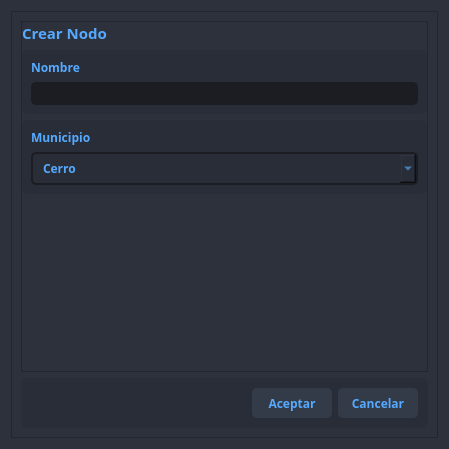
<?xml version="1.0" encoding="UTF-8"?>
<ui version="4.0">
 <class>Dialog</class>
 <widget class="QDialog" name="Dialog">
  <property name="geometry">
   <rect>
    <x>0</x>
    <y>0</y>
    <width>449</width>
    <height>449</height>
   </rect>
  </property>
  <property name="windowTitle">
   <string>Dialog</string>
  </property>
  <property name="styleSheet">
   <string notr="true">background-color: rgb(44, 49, 60);
color: rgb(85, 170, 255);</string>
  </property>
  <layout class="QVBoxLayout" name="verticalLayout">
   <item>
    <widget class="QFrame" name="bg">
     <property name="styleSheet">
      <string notr="true">/* LINE EDIT */
QLineEdit {
	background-color: rgb(27, 29, 35);
	border-radius: 5px;
	border: 2px solid rgb(27, 29, 35);
	padding-left: 10px;
}
QLineEdit:hover {
	border: 2px solid rgb(64, 71, 88);
}
QLineEdit:focus {
	border: 2px solid rgb(91, 101, 124);
}

/* SCROLL BARS */
QScrollBar:horizontal {
    border: none;
    background: rgb(52, 59, 72);
    height: 14px;
    margin: 0px 21px 0 21px;
	border-radius: 0px;
}
QScrollBar::handle:horizontal {
    background: rgb(85, 170, 255);
    min-width: 25px;
	border-radius: 7px
}
QScrollBar::add-line:horizontal {
    border: none;
    background: rgb(55, 63, 77);
    width: 20px;
	border-top-right-radius: 7px;
    border-bottom-right-radius: 7px;
    subcontrol-position: right;
    subcontrol-origin: margin;
}
QScrollBar::sub-line:horizontal {
    border: none;
    background: rgb(55, 63, 77);
    width: 20px;
	border-top-left-radius: 7px;
    border-bottom-left-radius: 7px;
    subcontrol-position: left;
    subcontrol-origin: margin;
}
QScrollBar::up-arrow:horizontal, QScrollBar::down-arrow:horizontal
{
     background: none;
}
QScrollBar::add-page:horizontal, QScrollBar::sub-page:horizontal
{
     background: none;
}
 QScrollBar:vertical {
	border: none;
    background: rgb(52, 59, 72);
    width: 14px;
    margin: 21px 0 21px 0;
	border-radius: 0px;
 }
 QScrollBar::handle:vertical {	
	background: rgb(85, 170, 255);
    min-height: 25px;
	border-radius: 7px
 }
 QScrollBar::add-line:vertical {
     border: none;
    background: rgb(55, 63, 77);
     height: 20px;
	border-bottom-left-radius: 7px;
    border-bottom-right-radius: 7px;
     subcontrol-position: bottom;
     subcontrol-origin: margin;
 }
 QScrollBar::sub-line:vertical {
	border: none;
    background: rgb(55, 63, 77);
     height: 20px;
	border-top-left-radius: 7px;
    border-top-right-radius: 7px;
     subcontrol-position: top;
     subcontrol-origin: margin;
 }
 QScrollBar::up-arrow:vertical, QScrollBar::down-arrow:vertical {
     background: none;
 }

 QScrollBar::add-page:vertical, QScrollBar::sub-page:vertical {
     background: none;
 }

/* CHECKBOX */
QCheckBox::indicator {
    border: 3px solid rgb(52, 59, 72);
	width: 15px;
	height: 15px;
	border-radius: 10px;
    background: rgb(44, 49, 60);
}
QCheckBox::indicator:hover {
    border: 3px solid rgb(58, 66, 81);
}
QCheckBox::indicator:checked {
    background: 3px solid rgb(52, 59, 72);
	border: 3px solid rgb(52, 59, 72);	
	background-image: url(:/16x16/icons/16x16/cil-check-alt.png);
}

/* RADIO BUTTON */
QRadioButton::indicator {
    border: 3px solid rgb(52, 59, 72);
	width: 15px;
	height: 15px;
	border-radius: 10px;
    background: rgb(44, 49, 60);
}
QRadioButton::indicator:hover {
    border: 3px solid rgb(58, 66, 81);
}
QRadioButton::indicator:checked {
    background: 3px solid rgb(94, 106, 130);
	border: 3px solid rgb(52, 59, 72);	
}

/* COMBOBOX */
QComboBox{
	background-color: rgb(27, 29, 35);
	border-radius: 5px;
	border: 2px solid rgb(27, 29, 35);
	padding: 5px;
	padding-left: 10px;
}
QComboBox:hover{
	border: 2px solid rgb(64, 71, 88);
}
QComboBox::drop-down {
	subcontrol-origin: padding;
	subcontrol-position: top right;
	width: 25px; 
	border-left-width: 3px;
	border-left-color: rgba(39, 44, 54, 150);
	border-left-style: solid;
	border-top-right-radius: 3px;
	border-bottom-right-radius: 3px;	
	background-image: url(:/16x16/icons/16x16/cil-arrow-bottom.png);
	background-position: center;
	background-repeat: no-reperat;
 }
QComboBox QAbstractItemView {
	color: rgb(85, 170, 255);	
	background-color: rgb(27, 29, 35);
	padding: 10px;
	selection-background-color: rgb(39, 44, 54);
}

/* SLIDERS */
QSlider::groove:horizontal {
    border-radius: 9px;
    height: 18px;
	margin: 0px;
	background-color: rgb(52, 59, 72);
}
QSlider::groove:horizontal:hover {
	background-color: rgb(55, 62, 76);
}
QSlider::handle:horizontal {
    background-color: rgb(85, 170, 255);
    border: none;
    height: 18px;
    width: 18px;
    margin: 0px;
	border-radius: 9px;
}
QSlider::handle:horizontal:hover {
    background-color: rgb(105, 180, 255);
}
QSlider::handle:horizontal:pressed {
    background-color: rgb(65, 130, 195);
}

QSlider::groove:vertical {
    border-radius: 9px;
    width: 18px;
    margin: 0px;
	background-color: rgb(52, 59, 72);
}
QSlider::groove:vertical:hover {
	background-color: rgb(55, 62, 76);
}
QSlider::handle:vertical {
    background-color: rgb(85, 170, 255);
	border: none;
    height: 18px;
    width: 18px;
    margin: 0px;
	border-radius: 9px;
}
QSlider::handle:vertical:hover {
    background-color: rgb(105, 180, 255);
}
QSlider::handle:vertical:pressed {
    background-color: rgb(65, 130, 195);
}

</string>
     </property>
     <property name="frameShape">
      <enum>QFrame::StyledPanel</enum>
     </property>
     <property name="frameShadow">
      <enum>QFrame::Raised</enum>
     </property>
     <layout class="QVBoxLayout" name="verticalLayout_2" stretch="5,1">
      <item>
       <widget class="QFrame" name="contentFrame">
        <property name="styleSheet">
         <string notr="true"/>
        </property>
        <property name="frameShape">
         <enum>QFrame::StyledPanel</enum>
        </property>
        <property name="frameShadow">
         <enum>QFrame::Raised</enum>
        </property>
        <layout class="QVBoxLayout" name="verticalLayout_6">
         <property name="spacing">
          <number>6</number>
         </property>
         <property name="leftMargin">
          <number>0</number>
         </property>
         <property name="topMargin">
          <number>0</number>
         </property>
         <property name="rightMargin">
          <number>0</number>
         </property>
         <property name="bottomMargin">
          <number>0</number>
         </property>
         <item>
          <widget class="QLabel" name="label_4">
           <property name="font">
            <font>
             <family>Segoe UI Semibold</family>
             <pointsize>11</pointsize>
             <weight>75</weight>
             <bold>true</bold>
            </font>
           </property>
           <property name="text">
            <string>Crear Nodo</string>
           </property>
          </widget>
         </item>
         <item>
          <widget class="QFrame" name="frame_3">
           <property name="styleSheet">
            <string notr="true">background-color: rgb(41, 45, 56);
border-radius: 5px;
</string>
           </property>
           <property name="frameShape">
            <enum>QFrame::StyledPanel</enum>
           </property>
           <property name="frameShadow">
            <enum>QFrame::Raised</enum>
           </property>
           <layout class="QVBoxLayout" name="verticalLayout_5">
            <item>
             <widget class="QLabel" name="label_3">
              <property name="font">
               <font>
                <family>Segoe UI Semibold</family>
                <pointsize>9</pointsize>
                <weight>75</weight>
                <bold>true</bold>
               </font>
              </property>
              <property name="text">
               <string>Nombre</string>
              </property>
             </widget>
            </item>
            <item>
             <widget class="QLineEdit" name="nodenameLineEdit">
              <property name="font">
               <font>
                <family>Segoe UI Semibold</family>
                <pointsize>9</pointsize>
                <weight>75</weight>
                <bold>true</bold>
               </font>
              </property>
              <property name="styleSheet">
               <string notr="true">QLineEdit {
	background-color: rgb(27, 29, 35);
	border-radius: 5px;
	border: 2px solid rgb(27, 29, 35);
	padding-left: 10px;
}
QLineEdit:hover {
	border: 2px solid rgb(64, 71, 88);
}
QLineEdit:focus {
	border: 2px solid rgb(91, 101, 124);
}</string>
              </property>
             </widget>
            </item>
           </layout>
          </widget>
         </item>
         <item>
          <widget class="QFrame" name="frame">
           <property name="styleSheet">
            <string notr="true">background-color: rgb(41, 45, 56);
border-radius: 5px;
</string>
           </property>
           <property name="frameShape">
            <enum>QFrame::StyledPanel</enum>
           </property>
           <property name="frameShadow">
            <enum>QFrame::Raised</enum>
           </property>
           <layout class="QVBoxLayout" name="verticalLayout_3">
            <item>
             <widget class="QLabel" name="label">
              <property name="maximumSize">
               <size>
                <width>16777215</width>
                <height>25</height>
               </size>
              </property>
              <property name="font">
               <font>
                <family>Segoe UI Semibold</family>
                <pointsize>9</pointsize>
                <weight>75</weight>
                <bold>true</bold>
               </font>
              </property>
              <property name="styleSheet">
               <string notr="true">color: rgb(85, 170, 255);</string>
              </property>
              <property name="text">
               <string>Municipio</string>
              </property>
             </widget>
            </item>
            <item>
             <widget class="QComboBox" name="cityComboBox">
              <property name="font">
               <font>
                <family>Segoe UI Semibold</family>
                <weight>75</weight>
                <bold>true</bold>
               </font>
              </property>
              <item>
               <property name="text">
                <string>Cerro</string>
               </property>
              </item>
              <item>
               <property name="text">
                <string>Playa</string>
               </property>
              </item>
              <item>
               <property name="text">
                <string>Plaza de la Revolución</string>
               </property>
              </item>
              <item>
               <property name="text">
                <string>Centro Habana</string>
               </property>
              </item>
              <item>
               <property name="text">
                <string>La Habana Vieja</string>
               </property>
              </item>
              <item>
               <property name="text">
                <string>Regla</string>
               </property>
              </item>
              <item>
               <property name="text">
                <string>La Habana del Este</string>
               </property>
              </item>
              <item>
               <property name="text">
                <string>Guanabacoa</string>
               </property>
              </item>
              <item>
               <property name="text">
                <string>San Miguel del Padrón</string>
               </property>
              </item>
              <item>
               <property name="text">
                <string>Diez de Octubre</string>
               </property>
              </item>
              <item>
               <property name="text">
                <string>Marianao</string>
               </property>
              </item>
              <item>
               <property name="text">
                <string>La Lisa</string>
               </property>
              </item>
              <item>
               <property name="text">
                <string>Boyeros</string>
               </property>
              </item>
              <item>
               <property name="text">
                <string>Arroyo Naranjo</string>
               </property>
              </item>
              <item>
               <property name="text">
                <string>Cotorro</string>
               </property>
              </item>
             </widget>
            </item>
           </layout>
          </widget>
         </item>
         <item>
          <spacer name="verticalSpacer">
           <property name="orientation">
            <enum>Qt::Vertical</enum>
           </property>
           <property name="sizeHint" stdset="0">
            <size>
             <width>20</width>
             <height>31</height>
            </size>
           </property>
          </spacer>
         </item>
        </layout>
       </widget>
      </item>
      <item>
       <widget class="QFrame" name="btnsFrame">
        <property name="minimumSize">
         <size>
          <width>0</width>
          <height>50</height>
         </size>
        </property>
        <property name="maximumSize">
         <size>
          <width>16777215</width>
          <height>50</height>
         </size>
        </property>
        <property name="styleSheet">
         <string notr="true">background-color: rgb(41, 45, 56);
border-radius: 5px;
</string>
        </property>
        <property name="frameShape">
         <enum>QFrame::StyledPanel</enum>
        </property>
        <property name="frameShadow">
         <enum>QFrame::Raised</enum>
        </property>
        <layout class="QHBoxLayout" name="horizontalLayout">
         <property name="leftMargin">
          <number>0</number>
         </property>
         <property name="topMargin">
          <number>0</number>
         </property>
         <property name="rightMargin">
          <number>10</number>
         </property>
         <property name="bottomMargin">
          <number>0</number>
         </property>
         <item>
          <spacer name="horizontalSpacer">
           <property name="orientation">
            <enum>Qt::Horizontal</enum>
           </property>
           <property name="sizeHint" stdset="0">
            <size>
             <width>108</width>
             <height>20</height>
            </size>
           </property>
          </spacer>
         </item>
         <item>
          <widget class="QPushButton" name="acceptBtn">
           <property name="minimumSize">
            <size>
             <width>80</width>
             <height>30</height>
            </size>
           </property>
           <property name="font">
            <font>
             <family>Segoe UI Semibold</family>
             <pointsize>9</pointsize>
             <weight>75</weight>
             <bold>true</bold>
            </font>
           </property>
           <property name="styleSheet">
            <string notr="true">QPushButton {
	border: 2px solid rgb(52, 59, 72);
	border-radius: 5px;	
	background-color: rgb(52, 59, 72);
}
QPushButton:hover {
	background-color: rgb(57, 65, 80);
	border: 2px solid rgb(61, 70, 86);
}
QPushButton:pressed {	
	background-color: rgb(35, 40, 49);
	border: 2px solid rgb(43, 50, 61);
}</string>
           </property>
           <property name="text">
            <string>Aceptar</string>
           </property>
          </widget>
         </item>
         <item>
          <widget class="QPushButton" name="cancelBtn">
           <property name="minimumSize">
            <size>
             <width>80</width>
             <height>30</height>
            </size>
           </property>
           <property name="font">
            <font>
             <family>Segoe UI Semibold</family>
             <pointsize>9</pointsize>
             <weight>75</weight>
             <bold>true</bold>
            </font>
           </property>
           <property name="styleSheet">
            <string notr="true">QPushButton {
	border: 2px solid rgb(52, 59, 72);
	border-radius: 5px;	
	background-color: rgb(52, 59, 72);
}
QPushButton:hover {
	background-color: rgb(57, 65, 80);
	border: 2px solid rgb(61, 70, 86);
}
QPushButton:pressed {	
	background-color: rgb(35, 40, 49);
	border: 2px solid rgb(43, 50, 61);
}</string>
           </property>
           <property name="text">
            <string>Cancelar</string>
           </property>
          </widget>
         </item>
        </layout>
       </widget>
      </item>
     </layout>
    </widget>
   </item>
  </layout>
 </widget>
 <resources/>
 <connections/>
</ui>
